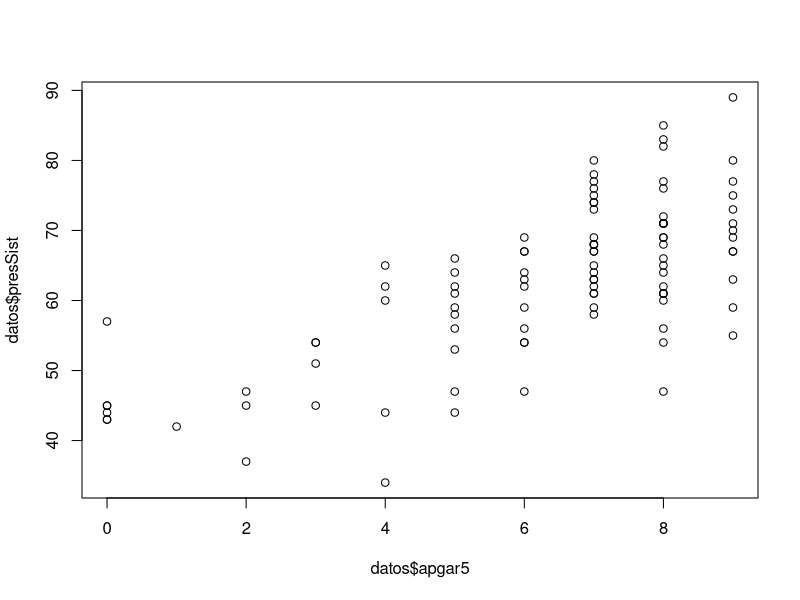

This chart was generated by the following R code:
# Ejercicio 1
datos <- read.table('bajoPeso.txt', header = TRUE)

# a) Realizar un diagrama de dispersion del indice Apgar (eje de abscisas) contra la presion sistolica.
plot( datos$apgar5, datos$presSist)

# b) Usando la presion sistolica como variable respuesta y la edad gestacional y el indice Apgar como
# variables explicativas, ajustar el modelo lineal Y = β0 + β1·edadG+β2·apgar5 + ϵ. Brindar todos
# los coeficientes estimados.
modelo <- lm( datos$presSist ~ datos$edadG + datos$apgar5)
modelo$coefficients

# c) Cual es la presion media estimada para la poblacion de niños de bajo peso cuya edad gestacional
# es 31 semanas y cuyo indice Apgar es 7 ?
modelo$coefficients[1] + modelo$coefficients[2]*31 + modelo$coefficients[3]*7 # Real = 64

# d) Decidir si la relacion lineal es estadisticamente significativa, justificando. Indicar las hipotesis que se contrastan
# Chequeo si los coeficientes sean cero (hipotesis nula)

summary(modelo) # Para no hacerlo a mano, sin embargo probar hacerlo a mano

# Hipotesis β1 = 0 vs != 0 --> estadistico = 3.492 > t_n-p,0.05/2 = 1.98. Entonces rechazo.
# Hipetiss β2 = 0 vs != 0 --> estadistico = 9.574 > t_n-p,0.05/2 = 1.98. Entonces rechazo.
# i.e. la relacion lineal es estadisticamente significativa

# e) Construir un intervalo de confianza de nivel 0,95 para β1. Calcular la estimacion por intervalo
# con el conjunto de datos brindados.

X <- cbind(1,datos$edadG,datos$apgar5)
Y <- datos$presSist
P <- X %*% solve( t(X) %*% X ) %*% t(X)
sigma2 <- t(Y) %*% ( diag(1, 100, 100) - P ) %*% Y / (100-3)
sigma2

a <- matrix(data = c(0,1,0))
denominador <- t( a ) %*% solve( t(X) %*% X ) %*% a # Del estadistico que distribuye como una Student
intervalo_conf <- c( modelo$coefficients[2] - sqrt(sigma2*denominador)*qt(1-0.05,100-3), modelo$coefficients[2] + sqrt(sigma2*denominador)*qt(1-0.05,100-3) ) # Nivel 95%

# f) Informar la significatividad de las variables, indicando cada uno de los tests que devuelve el
# resumen ( summary ) del ajuste del item b). ¿Como se calcula el p-valor en cada test?
# Rta: coeficiente mas grande en apgar5, tiene mayor significatividad que edadG. P-valores muy bajos y casi nulo para apgar5

# g) ¿Cuales supuestos tuvo que asumir para responder los tres items anteriores?
# Rta:  Normalidad e i.i.d. de los errores ϵ

# h) Comentar la magnitud de R2
# Rta: R2 = 0.55 No demuestra que el ajuste es muy bueno ni muy malo.

# Calculo de los coeficientes, t-value, p-value, R-squared, F-statistic, residuos, etc.

coeficientes <- solve( t(X) %*% X ) %*% t(X) %*% Y
coeficientes

Y_hat <- X %*% coeficientes
residuos <- Y - Y_hat
res_se <- sqrt( sum(residuos^2) / (100-3) ) # Residual Standard Error
res_se

# dii = elemento de la diagonal de la matriz t(a) * ( t(x) * X )^-1 * a
d11 <- t( matrix(data = c(0,1,0)) ) %*% solve( t(X) %*% X ) %*% matrix(data = c(0,1,0))
d22 <- t( matrix(data = c(0,0,1)) ) %*% solve( t(X) %*% X ) %*% matrix(data = c(0,0,1))

t_edadG <- coeficientes[2] / (res_se * sqrt(d11))
t_edadG
t_apgar5 <- coeficientes[3] / (res_se * sqrt(d22))
t_apgar5

p_value_edadG <- 1 - pt(t_edadG, 100-3)
p_value_edadG
p_value_apgar5 <- 1 - pt(t_apgar5, 100-3)
p_value_apgar5

r_squared <- sum( ( Y_hat - mean(Y) )^2 ) / sum( ( Y - mean(Y) )^2 )
r_squared
